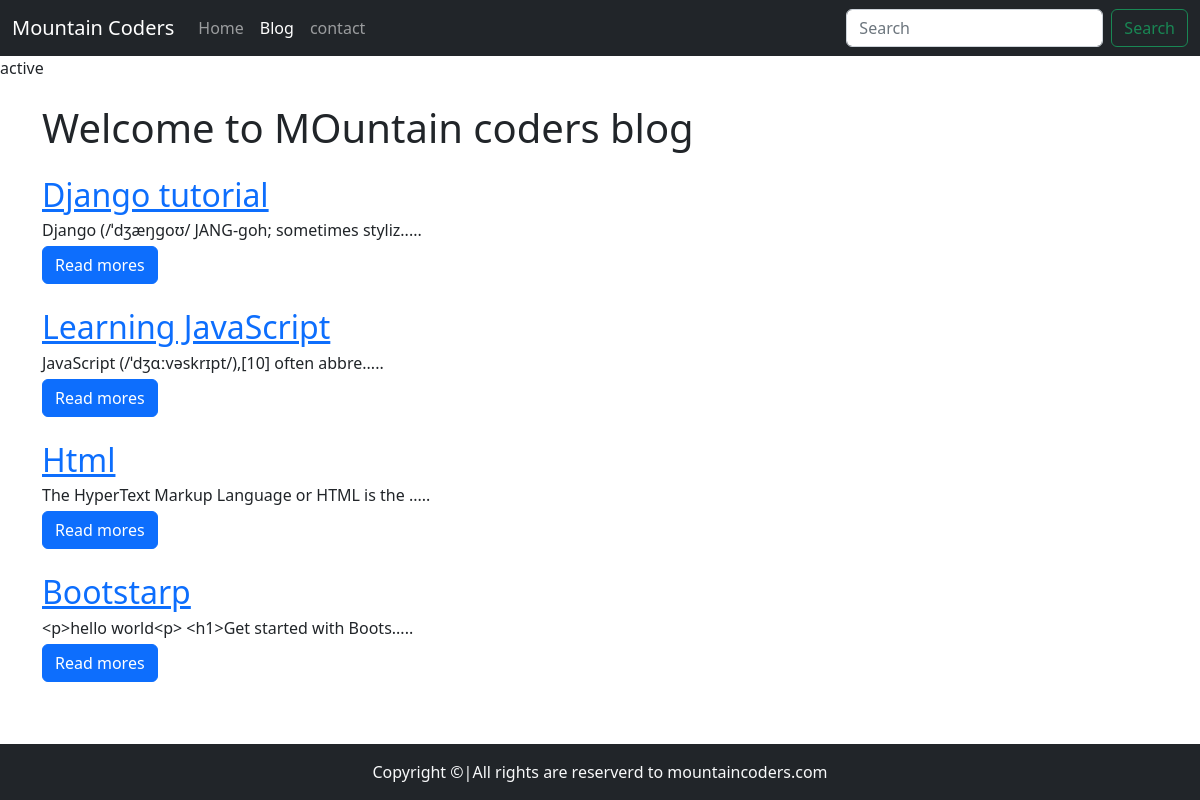
Screenshot of /blog/ with the database file from the repository.
### bloghome/models.py (models this page shows, shortened)
class Blog(models.Model):
    sno=models.AutoField(primary_key=True)
    title=models.CharField(max_length=30)
    slug=models.CharField(max_length=100)
    content=models.TextField(max_length=1000)
    time=models.DateTimeField(auto_now_add=True)

### bloghome/views.py (the view)
# urls.py: 2. Add a URL to urlpatterns:  path('blog/', include('blog.urls'))
def blog(request):
    blogs=Blog.objects.all()
    context={"allblog":blogs}
    return render(request,"bloghome.html",context)

### templates/bloghome.html
{% extends "base.html" %}
{% block body %}
{% block blogactive%} active{% endblock blogactive%}
<div class="container">
    <h1 class="my-4">Welcome to MOuntain coders blog </h1>
{% for blog in allblog %}
    <div class="media my-4">
        <div class="media-body my-1">
            <h2 class="my-1"><a href="/blogpost/{{blog.slug}}"> {{blog.title}}</a></h5>
           {{blog.content|slice:45}}.....
        </div>
        <a href="/blogpost/{{blog.slug}}">
        <buttton class="btn btn-primary">Read mores</buttton></a>
    </div>
{% endfor  %}
</div>
{% endblock body %}

### templates/base.html (shortened to what this page needs)
<!doctype html>
<html lang="en">
  <head>
    <link href="https://cdn.jsdelivr.net/npm/bootstrap@5.2.0-beta1/dist/css/bootstrap.min.css" rel="stylesheet">
  </head>
  <body>
    <nav class="navbar navbar-expand-lg navbar-dark bg-dark">
        <div class="container-fluid">
          <a class="navbar-brand" href="/">Mountain Coders</a>
          <div class="collapse navbar-collapse" id="navbarSupportedContent">
            <ul class="navbar-nav me-auto mb-2 mb-lg-0">
              <li class="nav-item">
                <a class="nav-link {% block homeactive%} {% endblock homeactive%}" aria-current="page" href="/">Home</a>
              </li>
              <li class="nav-item">
                <a class="nav-link {% block blogactive%} {% endblock blogactive%}" href="/blog">Blog</a>
              </li>
              <li class="nav-item">
                <a class="nav-link {% block contactactive%} {% endblock contactactive%}" href="/contact">contact</a>
              </li>
            </ul>
            <form action="/search" mehtod="get" class="d-flex" role="search">
              <input class="form-control me-2" type="search" placeholder="Search" aria-label="Search">
              <button class="btn btn-outline-success" type="submit">Search</button>
            </form>
          </div>
        </div>
      </nav>
    {% block body %}{% endblock body %}
    <footer class="py-3 text-center bg-dark text-light fixed-bottom">Copyright &copy;|All rights are reserverd to mountaincoders.com</footer>
  </body>
</html>

### rows the page displays
Blog: title "Django tutorial", content "Django (/ˈdʒæŋɡoʊ/ JANG-goh; sometimes styliz"
Blog: title "Learning JavaScript", content "JavaScript (/ˈdʒɑːvəskrɪpt/),[10] often abbre"
Blog: title "Html", content "The HyperText Markup Language or HTML is the"
Blog: title "Bootstarp", content "<p>hello world<p> <h1>Get started with Boots"
